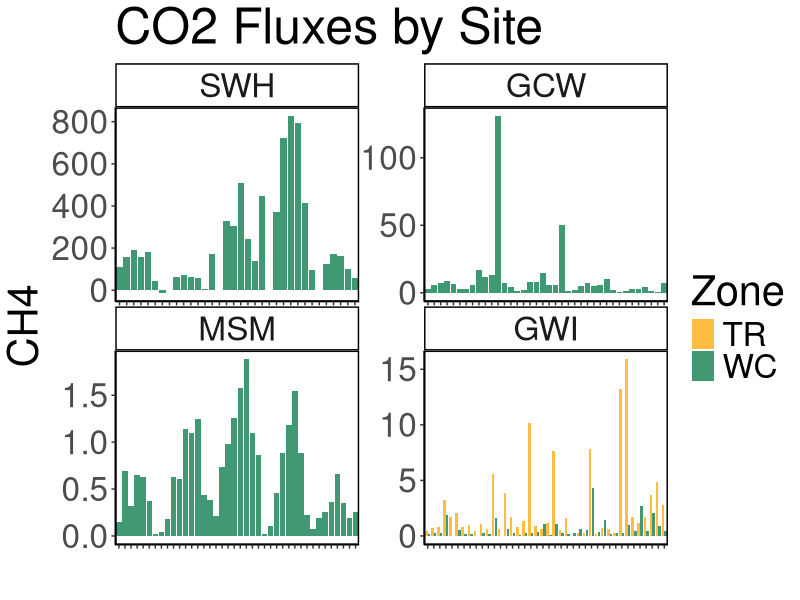
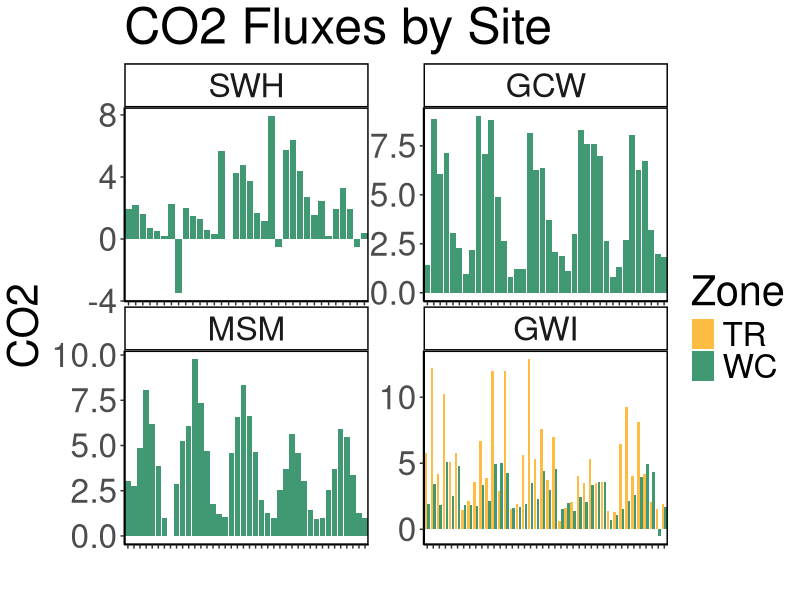
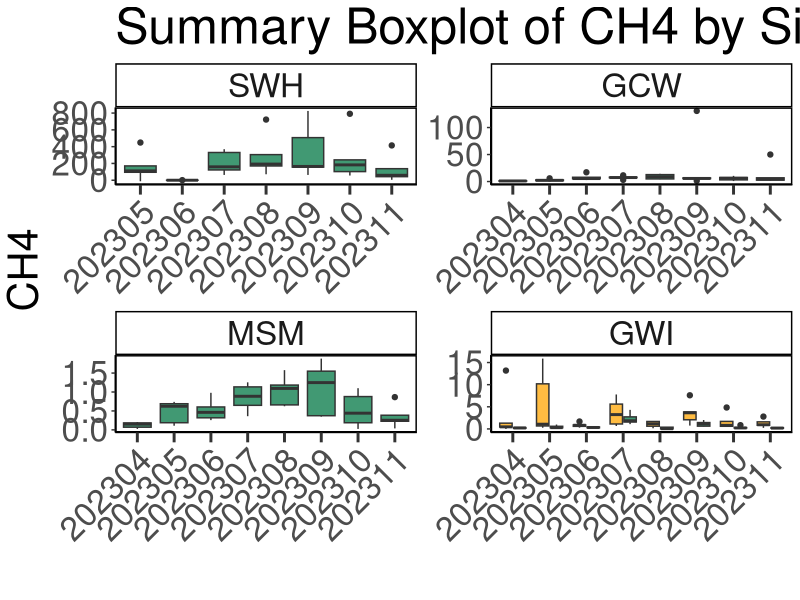
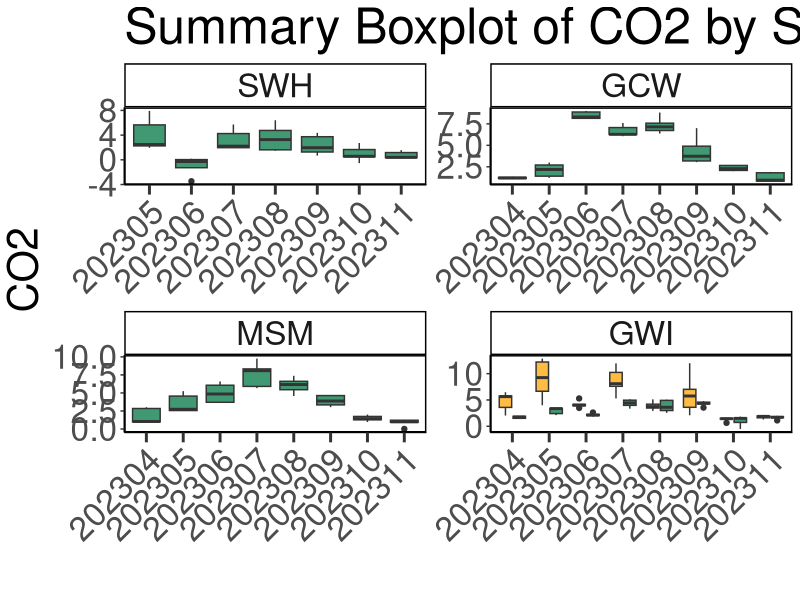
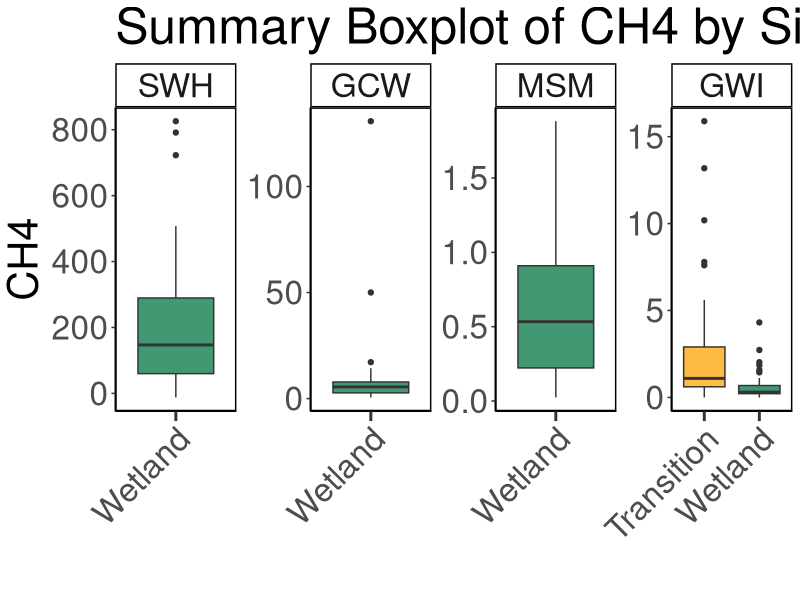
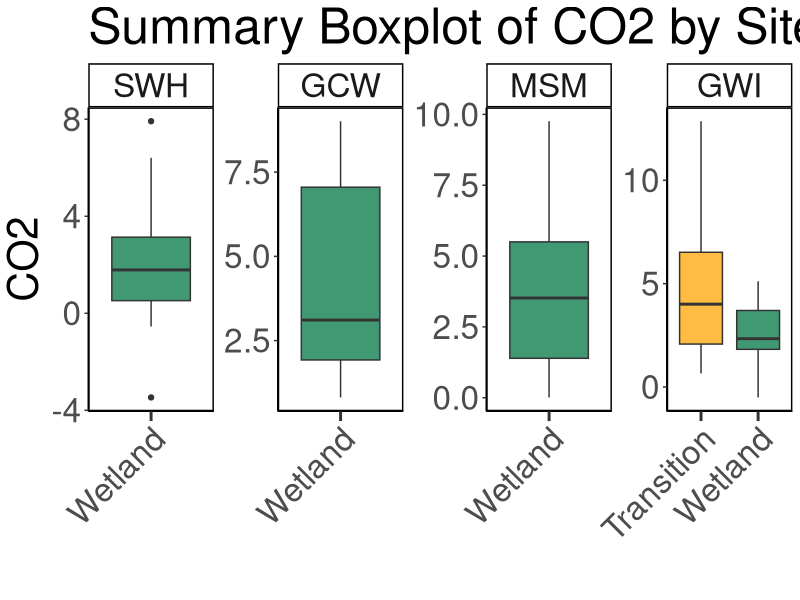

These figures' R source, in order:
## ---- chunk 1
library(dplyr)
library(ggplot2)
library(ggpubr)
library(stringr)
library(readxl)
library(tidyr)
library(tibble)
library(openxlsx)
## ---- chunk 2

ch4 <- read.csv("Processed Data/COMPASS_Synoptic_CB_Macrophyte_Fluxes_Final_2023_CH4.csv")
ch4$X <- NULL
ch4 <- ch4 %>%
  rename_with(
    .cols = 7:(ncol(.) - 4),
    .fn = ~paste0("ch4_", .)
  ) %>%
  rename(ch4_qaqc_flag = qaqc_flag)

co2 <- read.csv("Processed Data/COMPASS_Synoptic_CB_Macrophyte_Fluxes_Final_2023_CO2.csv")
co2$X <- NULL
co2 <- co2 %>%
  rename_with(
    .cols = 7:(ncol(.) - 4),
    .fn = ~paste0("co2_", .)
  ) %>%
  rename(co2_qaqc_flag = qaqc_flag)

# Combine all files
all_dat <- merge(ch4, co2, by = c("Plot", "Site", "Zone", "Replicate", "Date", "TIMESTAMP", "TIMESTAMP_min", "TIMESTAMP_max", "Notes"))

## ---- chunk 3
##Remove any samples with "remove" in the qaqc_flag columns
final_dat <- all_dat %>% 
  filter(!grepl("remove", ch4_qaqc_flag, ignore.case = TRUE)) %>% 
  filter(!grepl("remove", co2_qaqc_flag, ignore.case = TRUE)) 

##Calculate how many bad fluxes in each category
##Percent fluxes removed: 
#Total
remove_dat <- all_dat %>% 
  filter(grepl("remove", ch4_qaqc_flag, ignore.case = TRUE) | grepl("remove", co2_qaqc_flag, ignore.case = TRUE))
perc_removed = nrow(remove_dat)/nrow(all_dat)*100

#Negative CO2
neg_co2 <- all_dat %>% 
  filter(grepl("negative CO2", co2_qaqc_flag, ignore.case = TRUE))
perc_neg_co2 = nrow(neg_co2)/nrow(all_dat)*100

#Unusually high CH4
high_ch4 <- all_dat %>% 
  filter(grepl("Unusually high CH4", ch4_qaqc_flag, ignore.case = TRUE))
perc_high_ch4 = nrow(high_ch4)/nrow(all_dat)*100

#Poor/messy flux
messy <- all_dat %>% 
  filter(grepl("messy", ch4_qaqc_flag, ignore.case = TRUE) | grepl("messy", co2_qaqc_flag, ignore.case = TRUE))
perc_messy = nrow(messy)/nrow(all_dat)*100

##Table with  percentage and type of issue

cat(paste0("Number flux measurements removed: ", nrow(remove_dat)))
cat(paste0("Number negative CO2 fluxes removed: ", nrow(neg_co2)))
cat(paste0("Number unusually high CH4 fluxes removed: ", nrow(high_ch4)))
cat(paste0("Number messy fluxes removed: ", nrow(messy)))

cat(paste0("Percentage flux measurements removed: ", round(perc_removed, digits = 2), "%"))
cat(paste0("Percentage negative CO2 fluxes removed: ", round(perc_neg_co2, digits = 2), "%"))
cat(paste0("Percentage unusually high CH4 fluxes removed: ", round(perc_high_ch4, digits = 2), "%"))
cat(paste0("Percentage messy fluxes removed: ", round(perc_messy, digits = 2), "%"))


## ---- chunk 4

#write out a csv of all the data to the main folder: 
write.csv(all_dat, "COMPASS_SynopticCB_MC_Fluxes_2023.csv")

## ---- chunk 5

data_plotting <- all_dat

#Order by Zone from Upland to Surface Water
data_plotting$Zone = factor(data_plotting$Zone, levels = c("UP", "SWAMP", "TR", "WC", "SW"))
data_plotting <- data_plotting[order(data_plotting$Zone), ]

#Order by Site from SWH, GCW, MSM, GWI order, which is oligohaline to polyhaline
data_plotting$Site = factor(data_plotting$Site, levels = c("SWH", "GCW", "MSM", "GWI"))
data_plotting <- data_plotting[order(data_plotting$Site), ]

#Plot samples to get a first look at concentrations (sanity check)
#group the data for plotting
data_plotting_all <- data_plotting %>%
  group_by(Site, Zone) %>%
  mutate(row_num = factor(row_number())) %>%  # create row_num as factor per group
  ungroup()

# data_plotting_all$Date <- as.Date(paste(data_plotting_all$Year, data_plotting_all$Month, data_plotting_all$Day, sep = "-"))


#Plot data and change colors based on Zone:
viz_ch4_plot <- ggplot(data_plotting_all, aes(x = row_num, y = ch4_lin_flux.estimate, fill = Zone)) +
  geom_bar(stat = "identity", position = position_dodge2(preserve = "total")) +
  facet_wrap( ~ Site, scales="free") +
  scale_fill_manual(values = c(
    "UP" = "#20063B",
    "TR" = "#FFBC42",
    "SWAMP" = "darkgrey",
    "WC" = "#419973",
    "SW" = "#25ABE6"
  )) +
  theme_classic() +
  labs(x = " ", y = "CH4", title = "CO2 Fluxes by Site") +
  theme(
    panel.spacing = unit(.05, "lines"), 
    panel.border = element_rect(color = "black", fill = NA, linewidth = 1)) + 
  theme(text = element_text(size = 30)) + 
  theme(axis.text.x = element_blank())

 viz_ch4_plot
 
 viz_co2_plot <- ggplot(data_plotting_all, aes(x = row_num, y = co2_lin_flux.estimate, fill = Zone)) +
  geom_bar(stat = "identity", position = position_dodge2(preserve = "total")) +
  facet_wrap( ~ Site, scales="free") +
  scale_fill_manual(values = c(
    "UP" = "#20063B",
    "TR" = "#FFBC42",
    "SWAMP" = "darkgrey",
    "WC" = "#419973",
    "SW" = "#25ABE6"
  )) +
  theme_classic() +
  labs(x = " ", y = "CO2", title = "CO2 Fluxes by Site") +
  theme(
    panel.spacing = unit(.05, "lines"), 
    panel.border = element_rect(color = "black", fill = NA, linewidth = 1)) + 
  theme(text = element_text(size = 30)) + 
  theme(axis.text.x = element_blank())

 viz_co2_plot


## ---- chunk 6

data_plotting_all <- data_plotting_all %>% 
    mutate(
    Zone_1 = case_when(
      Zone == "UP" ~ "Upland",
      Zone == "SWAMP" ~ "Swamp",
      Zone == "TR" ~ "Transition",
      Zone == "WC" ~ "Wetland",
      Zone == "SW" ~ "Surface Water",
      TRUE ~ Zone  # keep everything else unchanged
    )
  ) %>%
  mutate(Zone_1 = factor(Zone_1, levels = c("Upland", "Swamp", "Transition", "Wetland", "Surface Water")))


##Summarize NPOC by Date, Site, and Zone
viz_ch4_boxplot <- ggplot(data_plotting_all, aes(x = as.character(Date), y = ch4_lin_flux.estimate, fill = Zone_1)) +
  geom_boxplot() + 
  facet_wrap( ~ Site, scales = "free", nrow = 2) +
  scale_x_discrete(drop = TRUE) +
  scale_fill_manual(values = c(
    "Upland" = "#20063B",
    "Transition" = "#FFBC42",
    "Swamp" = "darkgrey",
    "Wetland" = "#419973",
    "Surface Water" = "#25ABE6"
  ), labels = c("Upland", "Swamp", "Transition", "Wetland", "Surface Water")) +
  theme_classic() +
  labs(x = " ", y = "CH4", title = "Summary Boxplot of CH4 by Site and Zone") +
  theme(
    panel.spacing = unit(0.5, "lines"), 
    panel.border = element_rect(color = "black", fill = NA, linewidth = 1)) +
  theme(axis.text.x = element_text(angle = 45, vjust = 1, hjust = 1))+ 
  theme(text = element_text(size = 30))+
  theme(axis.ticks.x = element_line(linewidth = 1))+
  theme(axis.ticks.length.x = unit(0.25, "cm"))+ 
  #scale_x_discrete(labels = c("Upland", "Swamp", "Transition", "Wetland", "Surface Water"))+ 
  theme(legend.position = "none")

viz_ch4_boxplot


##Summarize TDN by Date, Site, and Zone
viz_co2_boxplot <- ggplot(data_plotting_all, aes(x = as.character(Date), y = co2_lin_flux.estimate, fill = Zone_1)) +
  geom_boxplot() + 
  facet_wrap( ~ Site, scales = "free", nrow = 2) +
  scale_x_discrete(drop = TRUE) +
  scale_fill_manual(values = c(
    "Upland" = "#20063B",
    "Transition" = "#FFBC42",
    "Swamp" = "darkgrey",
    "Wetland" = "#419973",
    "Surface Water" = "#25ABE6"
  ), labels = c("Upland", "Swamp", "Transition", "Wetland", "Surface Water")) +
  theme_classic() +
  labs(x = " ", y = "CO2", title = "Summary Boxplot of CO2 by Site and Zone") +
  theme(
    panel.spacing = unit(0.5, "lines"), 
    panel.border = element_rect(color = "black", fill = NA, linewidth = 1)) +
  theme(axis.text.x = element_text(angle = 45, vjust = 1, hjust = 1))+ 
  theme(text = element_text(size = 30))+
  theme(axis.ticks.x = element_line(linewidth = 1))+
  theme(axis.ticks.length.x = unit(0.25, "cm"))+ 
  #scale_x_discrete(labels = c("Upland", "Swamp", "Transition", "Wetland", "Surface Water"))+ 
  theme(legend.position = "none")

viz_co2_boxplot

## ---- chunk 7

##Summarize NPOC by Date, Site, and Zone
viz_ch4_summary_boxplot <- ggplot(data_plotting_all, aes(x = Zone_1, y = ch4_lin_flux.estimate, fill = Zone_1)) +
  geom_boxplot() + 
  facet_wrap( ~ Site, scales = "free", nrow = 1) +
  scale_x_discrete(drop = TRUE) +
  scale_fill_manual(values = c(
    "Upland" = "#20063B",
    "Transition" = "#FFBC42",
    "Swamp" = "darkgrey",
    "Wetland" = "#419973",
    "Surface Water" = "#25ABE6"
  ), labels = c("Upland", "Swamp", "Transition", "Wetland", "Surface Water")) +
  theme_classic() +
  labs(x = " ", y = "CH4", title = "Summary Boxplot of CH4 by Site and Zone") +
  theme(
    panel.spacing = unit(0.5, "lines"), 
    panel.border = element_rect(color = "black", fill = NA, linewidth = 1)) +
  theme(axis.text.x = element_text(angle = 45, vjust = 1, hjust = 1))+ 
  theme(text = element_text(size = 30))+
  theme(axis.ticks.x = element_line(linewidth = 1))+
  theme(axis.ticks.length.x = unit(0.25, "cm"))+ 
  #scale_x_discrete(labels = c("Upland", "Swamp", "Transition", "Wetland", "Surface Water"))+ 
  theme(legend.position = "none")

viz_ch4_summary_boxplot


##Summarize TDN by Date, Site, and Zone
viz_co2_summary_boxplot <- ggplot(data_plotting_all, aes(x = Zone_1, y = co2_lin_flux.estimate, fill = Zone_1)) +
  geom_boxplot() + 
  facet_wrap( ~ Site, scales = "free", nrow = 1) +
  scale_x_discrete(drop = TRUE) +
  scale_fill_manual(values = c(
    "Upland" = "#20063B",
    "Transition" = "#FFBC42",
    "Swamp" = "darkgrey",
    "Wetland" = "#419973",
    "Surface Water" = "#25ABE6"
  ), labels = c("Upland", "Swamp", "Transition", "Wetland", "Surface Water")) +
  theme_classic() +
  labs(x = " ", y = "CO2", title = "Summary Boxplot of CO2 by Site and Zone") +
  theme(
    panel.spacing = unit(0.5, "lines"), 
    panel.border = element_rect(color = "black", fill = NA, linewidth = 1)) +
  theme(axis.text.x = element_text(angle = 45, vjust = 1, hjust = 1))+ 
  theme(text = element_text(size = 30))+
  theme(axis.ticks.x = element_line(linewidth = 1))+
  theme(axis.ticks.length.x = unit(0.25, "cm"))+ 
  #scale_x_discrete(labels = c("Upland", "Swamp", "Transition", "Wetland", "Surface Water"))+ 
  theme(legend.position = "none")

viz_co2_summary_boxplot

## ---- chunk 8
# It would also be great to add to our collation codes a summary chunk that will calculate value ranges, means, and standard deviations (and errors) for each site, zone, depth for each year; also for each site zone, depth overall; and for each site and zone overall so that we have some easy access to metrics. Was just thinking this might be helpful today when re-collating the DIC data.

##Metrics for each site and zone for all depths and years
summary <- data_plotting_all %>%
  group_by(Site, Zone_1) %>%
   reframe(
     min_ch4 = min(ch4_lin_flux.estimate, na.rm=TRUE),
     max_ch4 = max(ch4_lin_flux.estimate, na.rm=TRUE), 
     mean_ch4 = mean(ch4_lin_flux.estimate, na.rm=TRUE), 
     sd_ch4 = sd(ch4_lin_flux.estimate, na.rm=TRUE), 

     min_co2 = min(co2_lin_flux.estimate, na.rm=TRUE),
     max_co2 = max(co2_lin_flux.estimate, na.rm=TRUE), 
     mean_co2 = mean(co2_lin_flux.estimate, na.rm=TRUE), 
     sd_co2 = sd(co2_lin_flux.estimate, na.rm=TRUE))

## ---- chunk 9

library(kableExtra)

kable(
  summary[, c("Site", "Zone_1", "min_ch4",	"max_ch4",	"mean_ch4", "min_co2",	"max_co2",	"mean_co2")],  
  format = "latex",
  booktabs = TRUE,
  caption = "Summary Statistics"
) %>%
  kable_styling(
    latex_options = c("hold_position", "striped", "scale_down"),
    font_size = 12
  ) %>%
  row_spec(0, bold = TRUE) %>%   # header
  column_spec(1, bold = TRUE)
